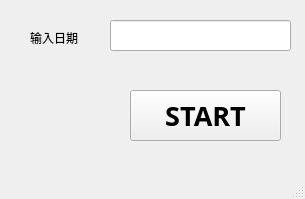
<?xml version="1.0" encoding="UTF-8"?>
<ui version="4.0">
 <class>SortFile</class>
 <widget class="QMainWindow" name="SortFile">
  <property name="geometry">
   <rect>
    <x>0</x>
    <y>0</y>
    <width>305</width>
    <height>199</height>
   </rect>
  </property>
  <property name="windowTitle">
   <string>MainWindow</string>
  </property>
  <widget class="QWidget" name="centralwidget">
   <widget class="QLineEdit" name="lineEdit_SortFile">
    <property name="geometry">
     <rect>
      <x>110</x>
      <y>20</y>
      <width>181</width>
      <height>31</height>
     </rect>
    </property>
   </widget>
   <widget class="QPushButton" name="pushButton">
    <property name="geometry">
     <rect>
      <x>130</x>
      <y>90</y>
      <width>151</width>
      <height>51</height>
     </rect>
    </property>
    <property name="font">
     <font>
      <family>Adobe Devanagari</family>
      <pointsize>20</pointsize>
      <weight>75</weight>
      <bold>true</bold>
     </font>
    </property>
    <property name="text">
     <string>START</string>
    </property>
   </widget>
   <widget class="QLabel" name="label">
    <property name="geometry">
     <rect>
      <x>30</x>
      <y>30</y>
      <width>72</width>
      <height>15</height>
     </rect>
    </property>
    <property name="text">
     <string>输入日期</string>
    </property>
   </widget>
  </widget>
  <widget class="QMenuBar" name="menubar">
   <property name="geometry">
    <rect>
     <x>0</x>
     <y>0</y>
     <width>305</width>
     <height>26</height>
    </rect>
   </property>
  </widget>
  <widget class="QStatusBar" name="statusbar"/>
 </widget>
 <resources/>
 <connections/>
</ui>
